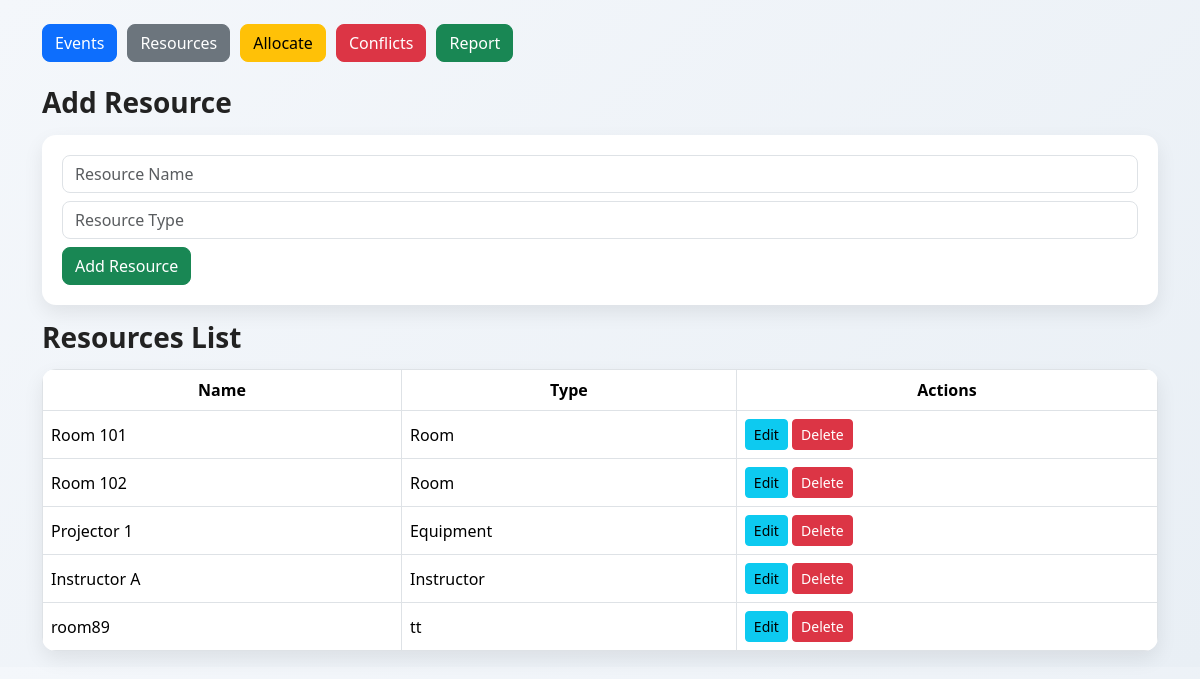
Page /resources on the committed database.
### app.py (models this page shows)
class Resource(db.Model):
    resource_id = db.Column(db.Integer, primary_key=True)
    resource_name = db.Column(db.String(100))
    resource_type = db.Column(db.String(50))

### app.py (the view, shortened to what this page needs)
@app.route('/resources', methods=['GET', 'POST'])
def resources():
    return render_template('resources.html', resources=Resource.query.all())

### templates/resources.html
{% extends 'base.html' %}
{% block content %}
<h3>Add Resource</h3>
<form method="post" class="mb-3">
    <input class="form-control mb-2" name="name" placeholder="Resource Name" required>
    <input class="form-control mb-2" name="type" placeholder="Resource Type" required>
    <button class="btn btn-success">Add Resource</button>
</form>
<h3>Resources List</h3>
<table class="table table-bordered">
<tr><th>Name</th><th>Type</th><th>Actions</th></tr>
{% for r in resources %}
<tr>
    <td>{{ r.resource_name }}</td>
    <td>{{ r.resource_type }}</td>
    <td>
        <a href="/resource/edit/{{ r.resource_id }}" class="btn btn-sm btn-info">Edit</a>
        <a href="/resource/delete/{{ r.resource_id }}" class="btn btn-sm btn-danger">Delete</a>
    </td>
</tr>
{% endfor %}
</table>
{% endblock %}

### static/style.css (style rules this page uses)
body { background: linear-gradient(135deg, #f4f7fb, #e9eff5); font-family: "Segoe UI", Tahoma, Geneva, Verdana, sans-serif; color: #333; }
h3 { margin-bottom: 15px; font-weight: 600; color: #222; }
form { background: #ffffff; padding: 20px; border-radius: 14px; box-shadow: 0 8px 20px rgba(0,0,0,0.08); margin-bottom: 25px; }
input, textarea, select { border-radius: 8px !important; }
button { border-radius: 8px !important; font-weight: 500; }
.btn { transition: all 0.2s ease; }
table { background: white; border-radius: 14px; overflow: hidden; box-shadow: 0 8px 20px rgba(0,0,0,0.08); }
table th { background: #0d6efd; color: white; text-align: center; vertical-align: middle; }
table td { vertical-align: middle; }
.table-bordered > :not(caption) > * { border-width: 1px; }

### rows in the picture
Resource: resource_name "Room 101", resource_type "Room"
Resource: resource_name "Room 102", resource_type "Room"
Resource: resource_name "Projector 1", resource_type "Equipment"
Resource: resource_name "Instructor A", resource_type "Instructor"
Resource: resource_name "room89", resource_type "tt"
